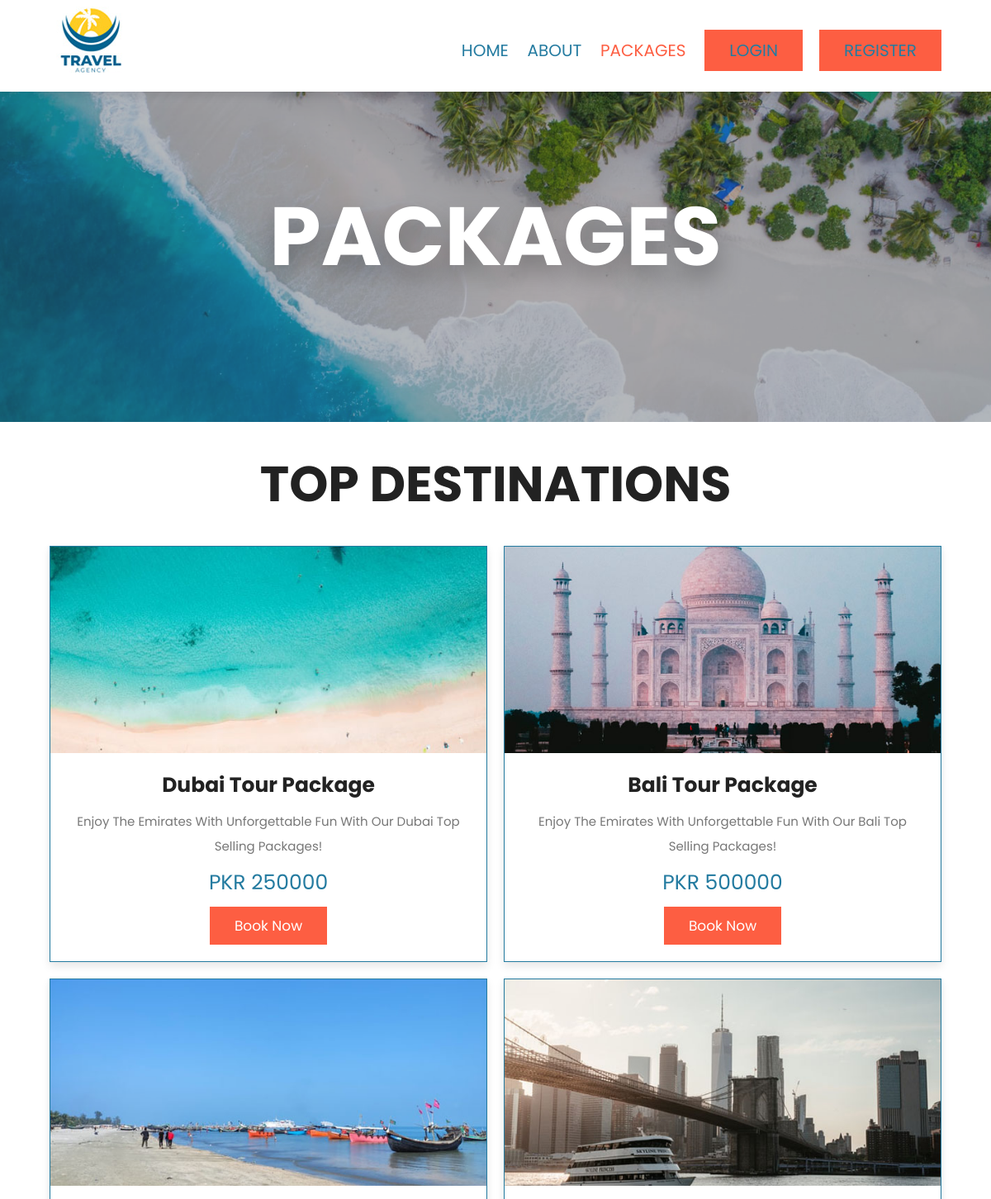
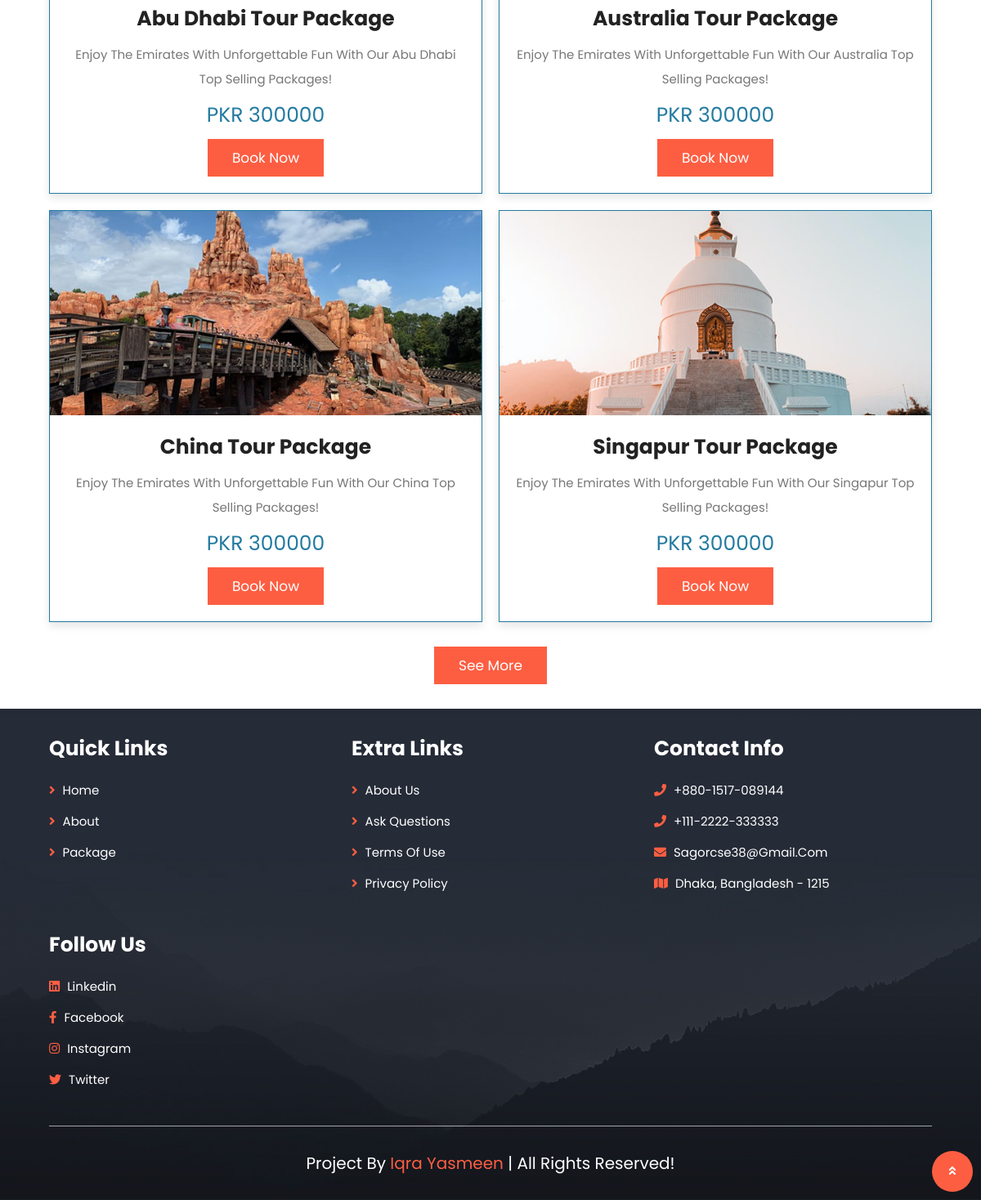
/package.php, run on the app's committed database (2 pictures, top to bottom).
### tables this page shows
CREATE TABLE `packages` (
  `id` int(30) NOT NULL,
  `title` text DEFAULT NULL,
  `tour_location` text DEFAULT NULL,
  `cost` double NOT NULL,
  `description` text DEFAULT NULL,
  `image_path` text DEFAULT NULL,
  `date_created` datetime NOT NULL DEFAULT current_timestamp()
);

### package.php (the view, shortened to what this page needs)
<!DOCTYPE html>
<html lang="en">
<head>
   <link rel="stylesheet" href="https://unpkg.com/swiper@7/swiper-bundle.min.css" />
   <link rel="stylesheet" href="https://cdnjs.cloudflare.com/ajax/libs/font-awesome/5.15.4/css/all.min.css">
   <link href="https://cdn.jsdelivr.net/npm/remixicon@4.0.0/fonts/remixicon.css"rel="stylesheet"/>
   <link rel="stylesheet" href="css/style.css">
</head>
<body>
<section class="header">
   <a href="home.php" class="logo"><img src="images/logo.jpg"></a>
      <nav class="navbar">
      <a href="home.php">home</a>
      <a href="about.php">about</a>
      <a href="package.php" class="active">packages</a>
     <?php
      if (isset($_SESSION['user_id'])) {
         echo '<a href="login-reg-main\index.php"><i class="ri-user-3-fill"></i> Hi, ' . $_SESSION['Username'] . '!</a> <a href="login-reg-main/logout.php" class="btn btn-warning">Logout</a>';
      } else {
         echo '<a href="login-reg-main/login.php" class="btn btn-warning">Login</a>';
         echo '<a href="login-reg-main/registration.php" class="btn btn-warning">Register</a>';
      }
      ?>
   </nav>
</section>
<div class="heading" style="background:url(images/header-bg-2.png) no-repeat">
   <h1>packages</h1>
</div>
<section class="packages">
   <h1 class="heading-title">top destinations</h1>
   <div class="box-container">
      <?php
         require_once "login-reg-main\database.php";
         $sql = "SELECT id,title,cost, image_path, description FROM packages";
         $result = $conn->query($sql);
         if ($result->num_rows > 0) {
            while($row = $result->fetch_assoc()) {
               echo "<div class='box'>";
               echo "<div class='image'><img src='".$row["image_path"]."' alt=''></div>";
               echo "<div class='content'>";
               echo "<h3>".$row["title"]."</h3>";
               echo "<p>".$row["description"]."</p>";
               echo "<h2>PKR ".$row["cost"]."</h2>";
               echo "<a href='book.php?package_id=".$row["id"]."&costperson=".$row["cost"]."' class='btn'>book now</a>";
               echo "</div>";
               echo "</div>";
            }
         } else {
         echo "0 results";
         }
         ?>
   </div>
   <div class="load-more"><span class="btn">see more</span></div>
<button type="button" class="scroll-top"><i class="fa fa-angle-double-up" aria-hidden="true"></i></button>
</section>
<section class="footer">
   <div class="box-container">
      <div class="box">
         <h3>quick links</h3>
         <a href="home.php"> <i class="fas fa-angle-right"></i> home</a>
         <a href="about.php"> <i class="fas fa-angle-right"></i> about</a>
         <a href="package.php"> <i class="fas fa-angle-right"></i> package</a>
      </div>
      <div class="box">
         <h3>extra links</h3>
         <a href="#"> <i class="fas fa-angle-right"></i> about us</a>
         <a href="#"> <i class="fas fa-angle-right"></i> ask questions</a>
         <a href="#"> <i class="fas fa-angle-right"></i> terms of use</a>
         <a href="#"> <i class="fas fa-angle-right"></i> privacy policy</a>
      </div>
      <div class="box">
         <h3>contact info</h3>
         <a href="#"> <i class="fas fa-phone"></i> +880-1517-089144 </a>
         <a href="#"> <i class="fas fa-phone"></i> +111-2222-333333 </a>
         <a href="#"> <i class="fas fa-envelope"></i> sagorcse38@gmail.com </a>
         <a href="#"> <i class="fas fa-map"></i> dhaka, Bangladesh - 1215  </a>
      </div>
      <div class="box">
         <h3>follow us</h3>
         <a href="#"> <i class="fab fa-linkedin"></i> linkedin </a>
         <a href="#"> <i class="fab fa-facebook-f"></i> facebook </a>
         <a href="#"> <i class="fab fa-instagram"></i> instagram </a>
         <a href="#"> <i class="fab fa-twitter"></i> twitter </a>
      </div>
   </div>
   <div class="credit"> Project by <span>Iqra Yasmeen</span> | all rights reserved! </div>
</section>
</body>
</html>

### css/style.css (style rules this page uses)
:root { --main-color:#247ba0; --black:#222; --white:#fff; --tomato:#fd5e42; --light-black:#777; --light-white:#fff9; --dark-bg:rgba(0,0,0,.7); --light-bg:#eee; --border:.1rem solid var(--main-color); --box-shadow:0 .5rem 1rem rgba(0,0,0,.1); --text-shadow:0 1.5rem 3rem rgba(0,0,0,.3); }
* { font-family: 'Poppins', sans-serif; margin:0; padding:0; box-sizing: border-box; outline: none; border:none; text-decoration: none; text-transform: capitalize; }
html { font-size: 62.5%; overflow-x: hidden; }
section { padding:5rem 10%; }
.heading { background-size: cover !important; background-position: center !important; padding-top: 10rem; padding-bottom:15rem; display: flex; align-items: center; justify-content: center; }
.heading h1 { font-size: 10rem; text-transform: uppercase; color:var(--white); text-shadow: var(--text-shadow); }
.btn { display: inline-block; background: var(--tomato); margin-top: 1rem; color:var(--white); font-size: 1.7rem; padding:1rem 3rem; cursor: pointer; }
.heading-title { text-align: center; margin-bottom: 3rem; font-size: 6rem; text-transform: uppercase; color:var(--black); }
.header { position: sticky; top:0; left:0; right:0; z-index: 1000; background-color: var(--white); display: flex; padding-top: 0rem; padding-bottom: 0rem; box-shadow: var(--box-shadow); align-items: center; justify-content: space-between; }
.header .logo { font-size: 2.5rem; color:var(--black); }
.header .navbar a { font-size: 2rem; margin-left: 2rem; color:#247ba0; text-transform: uppercase; }
.packages .box-container { display: grid; grid-template-columns: repeat(auto-fit, minmax(37rem, 1fr)); gap: 2rem; }
.packages .box-container .box { border:var(--border); box-shadow: var(--box-shadow); background: var(--white); display: none; }
.packages .box-container .box:nth-child(1), .packages .box-container .box:nth-child(2), .packages .box-container .box:nth-child(3), .packages .box-container .box:nth-child(4), .packages .box-container .box:nth-child(5), .packages .box-container .box:nth-child(6) { display: inline-block; }
.packages .box-container .box .image { height: 25rem; overflow: hidden; }
.packages .box-container .box .image img { height: 100%; width: 100%; object-fit: cover; transition: .2s linear; }
.packages .box-container .box .content { padding:2rem; text-align: center; }
.packages .box-container .box .content h3 { font-size: 2.5rem; color:var(--black); }
.packages .box-container .box .content p { font-size: 1.5rem; color:var(--light-black); line-height: 2; padding:1rem 0; }
.packages .load-more { text-align: center; margin-top: 2rem; }
.content h2 { font-size: 25px; font-weight: normal; color: #247ba0; }
.scroll-top { position: fixed; bottom: 10px; right: 10px; z-index: 99; background: var(--tomato); color: #fff; border-radius: 50px; padding: 15px; font-weight: bold; line-height: normal; border: none; width: 50px; height: 50px; cursor: pointer; }
.footer { background: url(../images/footer-bg.jpg) no-repeat; background-size: cover; background-position: center; }
.footer .box-container { display: grid; grid-template-columns: repeat(auto-fit, minmax(25rem, 1fr)); gap: 3rem; }
.footer .box-container .box h3 { color:var(--white); font-size: 2.5rem; padding-bottom: 2rem; }
.footer .box-container .box a { color:var(--white); font-size: 1.5rem; padding-bottom: 1.5rem; display: block; }
.footer .box-container .box a i { color:var(--tomato); padding-right: .5rem; transition: .2s linear; }
.footer .credit { text-align: center; padding-top: 3rem; margin-top: 3rem; border-top: .1rem solid var(--light-white); font-size: 2rem; color:var(--white); }
.footer .credit span { color:var(--tomato); }
.active { color: var(--tomato)!important; }
@media (max-width:1200px) { section { padding:3rem 5%; } }

### data on the page
packages: image_path (picture), title "Dubai Tour Package", description "Enjoy The Emirates With Unforgettable Fun With Our Dubai Top Selling Packages!", cost "250000"
packages: image_path (picture), title "Bali Tour Package", description "Enjoy The Emirates With Unforgettable Fun With Our Bali Top Selling Packages!", cost "500000"
packages: image_path (picture), title "Abu Dhabi Tour Package", description "Enjoy The Emirates With Unforgettable Fun With Our Abu Dhabi Top Selling Packages!", cost "300000"
packages: image_path (picture), title "Australia Tour Package", description "Enjoy The Emirates With Unforgettable Fun With Our Australia Top Selling Packages!", cost "300000"
packages: image_path (picture), title "China Tour Package", description "Enjoy The Emirates With Unforgettable Fun With Our China Top Selling Packages!", cost "300000"
packages: image_path (picture), title "Singapur Tour Package", description "Enjoy The Emirates With Unforgettable Fun With Our Singapur Top Selling Packages!", cost "300000"
